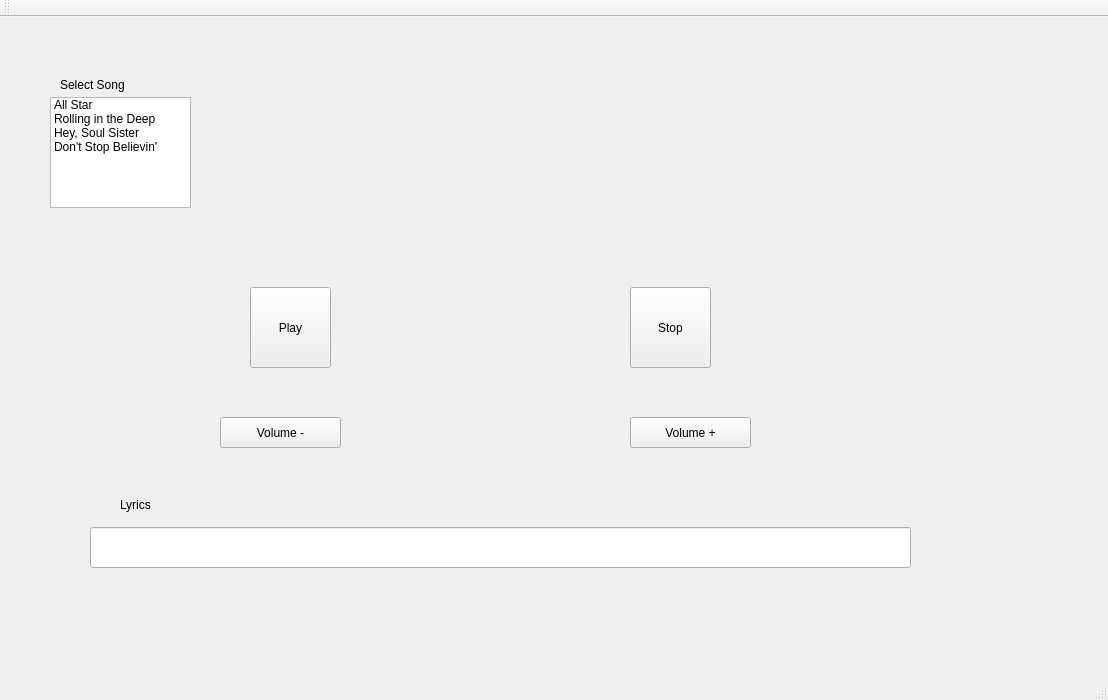
<?xml version="1.0" encoding="UTF-8"?>
<ui version="4.0">
 <class>MainWindow</class>
 <widget class="QMainWindow" name="MainWindow">
  <property name="geometry">
   <rect>
    <x>0</x>
    <y>0</y>
    <width>1108</width>
    <height>700</height>
   </rect>
  </property>
  <property name="windowTitle">
   <string>MainWindow</string>
  </property>
  <widget class="QWidget" name="centralWidget">
   <widget class="QListWidget" name="listWidget">
    <property name="geometry">
     <rect>
      <x>50</x>
      <y>80</y>
      <width>141</width>
      <height>111</height>
     </rect>
    </property>
    <item>
     <property name="text">
      <string>All Star</string>
     </property>
    </item>
    <item>
     <property name="text">
      <string>Rolling in the Deep</string>
     </property>
    </item>
    <item>
     <property name="text">
      <string>Hey, Soul Sister</string>
     </property>
    </item>
    <item>
     <property name="text">
      <string>Don't Stop Believin'</string>
     </property>
    </item>
   </widget>
   <widget class="QPushButton" name="pushButton_1">
    <property name="geometry">
     <rect>
      <x>630</x>
      <y>270</y>
      <width>81</width>
      <height>81</height>
     </rect>
    </property>
    <property name="text">
     <string>Stop</string>
    </property>
   </widget>
   <widget class="QPushButton" name="pushButton_2">
    <property name="geometry">
     <rect>
      <x>250</x>
      <y>270</y>
      <width>81</width>
      <height>81</height>
     </rect>
    </property>
    <property name="text">
     <string>Play</string>
    </property>
   </widget>
   <widget class="QPushButton" name="pushButton_3">
    <property name="geometry">
     <rect>
      <x>220</x>
      <y>400</y>
      <width>121</width>
      <height>31</height>
     </rect>
    </property>
    <property name="text">
     <string>Volume -</string>
    </property>
   </widget>
   <widget class="QPushButton" name="pushButton_4">
    <property name="geometry">
     <rect>
      <x>630</x>
      <y>400</y>
      <width>121</width>
      <height>31</height>
     </rect>
    </property>
    <property name="text">
     <string>Volume +</string>
    </property>
   </widget>
   <widget class="QLineEdit" name="lineEdit">
    <property name="geometry">
     <rect>
      <x>90</x>
      <y>510</y>
      <width>821</width>
      <height>41</height>
     </rect>
    </property>
   </widget>
   <widget class="QLabel" name="label">
    <property name="geometry">
     <rect>
      <x>120</x>
      <y>480</y>
      <width>57</width>
      <height>15</height>
     </rect>
    </property>
    <property name="text">
     <string>Lyrics</string>
    </property>
   </widget>
   <widget class="QLabel" name="label_2">
    <property name="geometry">
     <rect>
      <x>60</x>
      <y>60</y>
      <width>91</width>
      <height>16</height>
     </rect>
    </property>
    <property name="text">
     <string>Select Song</string>
    </property>
   </widget>
  </widget>
  <widget class="QMenuBar" name="menuBar">
   <property name="geometry">
    <rect>
     <x>0</x>
     <y>0</y>
     <width>1108</width>
     <height>20</height>
    </rect>
   </property>
  </widget>
  <widget class="QToolBar" name="mainToolBar">
   <attribute name="toolBarArea">
    <enum>TopToolBarArea</enum>
   </attribute>
   <attribute name="toolBarBreak">
    <bool>false</bool>
   </attribute>
  </widget>
  <widget class="QStatusBar" name="statusBar"/>
 </widget>
 <layoutdefault spacing="6" margin="11"/>
 <resources/>
 <connections/>
</ui>
